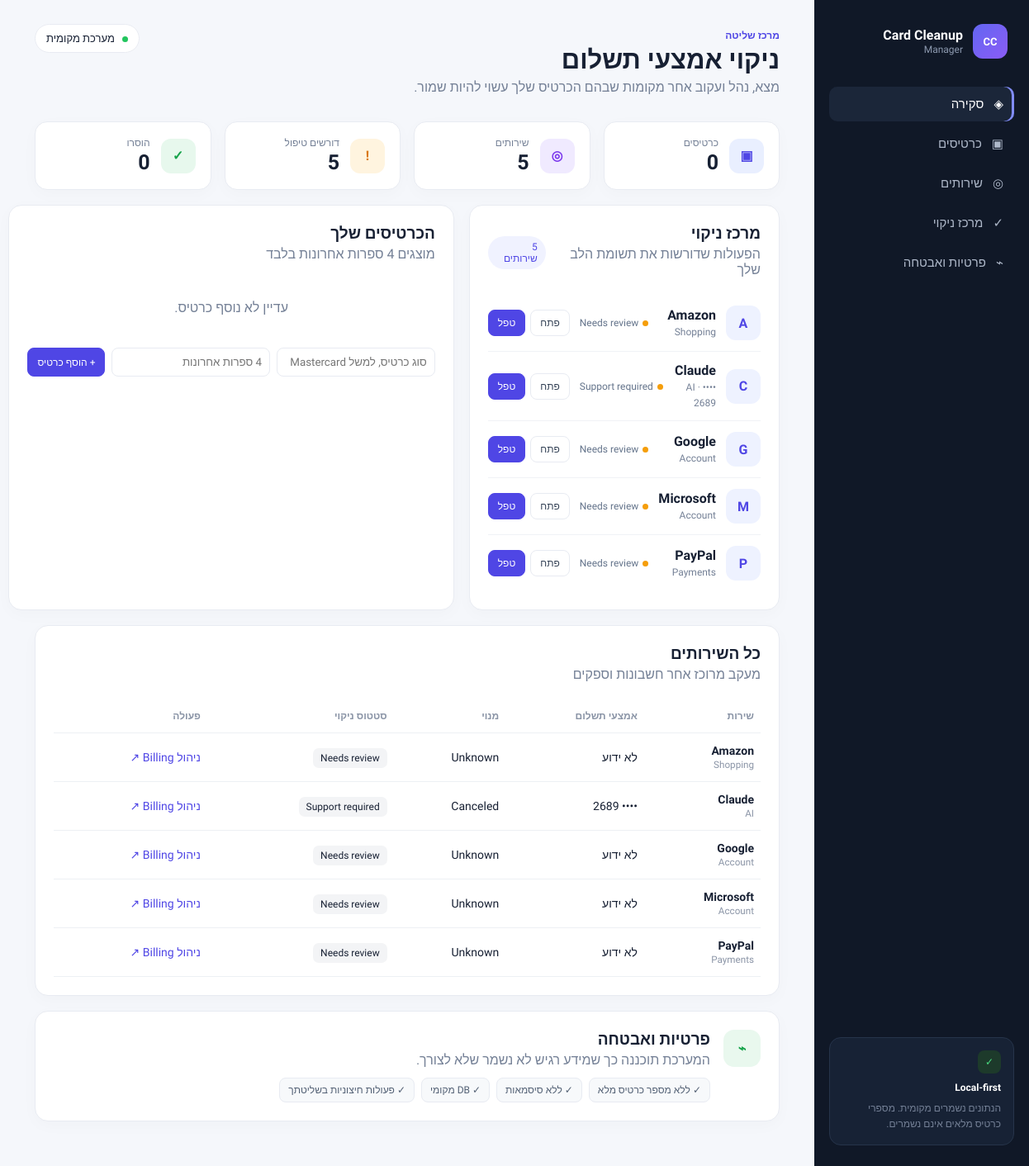
The page / on the database its author committed.
### app/main.py (models this page shows)
class Base(DeclarativeBase):
    pass

class Service(Base):
    __tablename__ = "services"
    id: Mapped[int] = mapped_column(Integer, primary_key=True)
    name: Mapped[str] = mapped_column(String(120))
    category: Mapped[str] = mapped_column(String(80), default="Other")
    payment_last4: Mapped[str] = mapped_column(String(4), default="")
    subscription_status: Mapped[str] = mapped_column(String(40), default="Unknown")
    cleanup_status: Mapped[str] = mapped_column(String(40), default="Needs review")
    billing_url: Mapped[str] = mapped_column(Text, default="")
    notes: Mapped[str] = mapped_column(Text, default="")
    updated_at: Mapped[datetime] = mapped_column(DateTime, default=lambda: datetime.now(timezone.utc), onupdate=lambda: datetime.now(timezone.utc))

### app/main.py (the view)
@app.get("/", response_class=HTMLResponse)
def dashboard(request: Request):
    with Session(engine) as s:
        cards = s.query(Card).all()
        services = s.query(Service).order_by(Service.name).all()
        audits = s.query(Audit).order_by(Audit.created_at.desc()).limit(10).all()
    return templates.TemplateResponse("index.html", {
        "request": request, "cards": cards, "services": services, "audits": audits
    })

### app/templates/index.html (shortened to what this page needs)
<!doctype html>
<html lang="he" dir="rtl">
<head>
<link rel="stylesheet" href="/static/app.css">
</head>
<body>
<div class="app-shell">
<aside class="sidebar">
  <div class="brand">
    <div class="brand-mark">CC</div>
    <div><strong>Card Cleanup</strong><span>Manager</span></div>
  </div>
  <nav>
    <a class="active" href="#dashboard">◈ <span>סקירה</span></a>
    <a href="#cards">▣ <span>כרטיסים</span></a>
    <a href="#services">◎ <span>שירותים</span></a>
    <a href="#cleanup">✓ <span>מרכז ניקוי</span></a>
    <a href="#security">⌁ <span>פרטיות ואבטחה</span></a>
  </nav>
  <div class="sidebar-note">
    <div class="shield">✓</div>
    <b>Local-first</b>
    <p>הנתונים נשמרים מקומית. מספרי כרטיס מלאים אינם נשמרים.</p>
  </div>
</aside>
<main class="content">
<header class="topbar">
  <div>
    <div class="eyebrow">מרכז שליטה</div>
    <h1>ניקוי אמצעי תשלום</h1>
    <p>מצא, נהל ועקוב אחר מקומות שבהם הכרטיס שלך עשוי להיות שמור.</p>
  </div>
  <div class="top-actions">
    <span class="local-badge"><i></i> מערכת מקומית</span>
  </div>
</header>
<section id="dashboard" class="view">
<div class="kpis">
  <div class="kpi"><span class="kpi-icon blue">▣</span><div><small>כרטיסים</small><strong>{{ cards|length }}</strong></div></div>
  <div class="kpi"><span class="kpi-icon purple">◎</span><div><small>שירותים</small><strong>{{ services|length }}</strong></div></div>
  <div class="kpi"><span class="kpi-icon amber">!</span><div><small>דורשים טיפול</small><strong>{{ services|selectattr('cleanup_status','ne','Removed')|list|length }}</strong></div></div>
  <div class="kpi"><span class="kpi-icon green">✓</span><div><small>הוסרו</small><strong>{{ services|selectattr('cleanup_status','equalto','Removed')|list|length }}</strong></div></div>
</div>
<div class="layout-2">
<section class="panel" id="cleanup">
  <div class="panel-head"><div><h2>מרכז ניקוי</h2><p>הפעולות שדורשות את תשומת הלב שלך</p></div><span class="count-pill">{{ services|length }} שירותים</span></div>
  <div class="service-list">
  {% for x in services %}
    <article class="service-row">
      <div class="service-icon">{{ x.name[:1]|upper }}</div>
      <div class="service-main"><strong>{{ x.name }}</strong><span>{{ x.category }}{% if x.payment_last4 %} · •••• {{ x.payment_last4 }}{% endif %}</span></div>
      <div class="service-state"><span class="dot {% if x.cleanup_status=='Removed' %}done{% elif x.cleanup_status=='Requested' %}pending{% else %}warn{% endif %}"></span>{{ x.cleanup_status }}</div>
      <div class="service-actions">
        {% if x.billing_url %}<a href="{{ x.billing_url }}" target="_blank" rel="noopener" class="ghost">פתח</a>{% endif %}
        <form method="post" action="/services/{{ x.id }}/status">
          <button class="primary">{% if x.cleanup_status=='Removed' %}בדיקה{% else %}טפל{% endif %}</button>
        </form>
      </div>
    </article>
  {% else %}
    <div class="empty">אין שירותים במערכת.</div>
  {% endfor %}
  </div>
</section>
<section class="panel" id="cards">
  <div class="panel-head"><div><h2>הכרטיסים שלך</h2><p>מוצגים 4 ספרות אחרונות בלבד</p></div></div>
  <div class="cards-grid">
  {% for c in cards %}
    <div class="credit-card">
      <div class="card-top"><span>{{ c.brand }}</span><span class="contactless">)))</span></div>
      <div class="card-number">•••• &nbsp; •••• &nbsp; •••• &nbsp; {{ c.last4 }}</div>
      <div class="card-bottom"><span>PAYMENT METHOD</span><b>{{ c.brand }}</b></div>
    </div>
  {% else %}
    <div class="empty">עדיין לא נוסף כרטיס.</div>
  {% endfor %}
  </div>
  <form method="post" action="/cards" class="add-form">
    <input name="brand" placeholder="סוג כרטיס, למשל Mastercard" required>
    <input name="last4" maxlength="4" placeholder="4 ספרות אחרונות" required>
    <button class="primary">+ הוסף כרטיס</button>
  </form>
</section>
</div>
<section class="panel" id="services">
  <div class="panel-head"><div><h2>כל השירותים</h2><p>מעקב מרוכז אחר חשבונות וספקים</p></div></div>
  <div class="table-wrap"><table>
  <thead><tr><th>שירות</th><th>אמצעי תשלום</th><th>מנוי</th><th>סטטוס ניקוי</th><th>פעולה</th></tr></thead>
  <tbody>
  {% for x in services %}
  <tr>
    <td><b>{{ x.name }}</b><small>{{ x.category }}</small></td>
    <td>{% if x.payment_last4 %}•••• {{ x.payment_last4 }}{% else %}לא ידוע{% endif %}</td>
    <td>{{ x.subscription_status }}</td>
    <td><span class="tag">{{ x.cleanup_status }}</span></td>
    <td>{% if x.billing_url %}<a href="{{ x.billing_url }}" target="_blank" rel="noopener" class="text-link">ניהול Billing ↗</a>{% endif %}</td>
  </tr>
  {% endfor %}
  </tbody></table></div>
</section>
<section class="panel security" id="security">
  <div class="security-icon">⌁</div>
  <div><h2>פרטיות ואבטחה</h2><p>המערכת תוכננה כך שמידע רגיש לא נשמר שלא לצורך.</p>
  <div class="security-points"><span>✓ ללא מספר כרטיס מלא</span><span>✓ ללא סיסמאות</span><span>✓ DB מקומי</span><span>✓ פעולות חיצוניות בשליטתך</span></div></div>
</section>
</section>
</main>
</div>
</body>
</html>

### rows shown on the page
Service: name "A", name "Amazon", category "Shopping", cleanup_status "Needs review", shows "טפל", payment_last4 "לא ידוע", subscription_status "Unknown"
Service: name "C", name "Claude", category "AI", payment_last4 "2689", cleanup_status "Support required", shows "טפל", subscription_status "Canceled"
Service: name "G", name "Google", category "Account", cleanup_status "Needs review", shows "טפל", payment_last4 "לא ידוע", subscription_status "Unknown"
Service: name "M", name "Microsoft", category "Account", cleanup_status "Needs review", shows "טפל", payment_last4 "לא ידוע", subscription_status "Unknown"
Service: name "P", name "PayPal", category "Payments", cleanup_status "Needs review", shows "טפל", payment_last4 "לא ידוע", subscription_status "Unknown"

### other values the page prints
{{ cards|length }} "0"
{{ services|length }} "5"
{{ services|selectattr('cleanup_status','ne','Removed')|list|length }} "5"
{{ services|selectattr('cleanup_status','equalto','Removed')|list|length }} "0"
